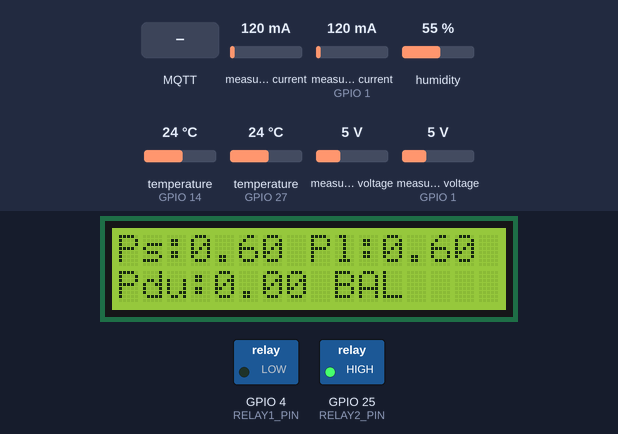
The sketch below on a simulated ESP32. Parts: 16×2 character LCD, switched loads named in the sketch (green lamp = pin HIGH). The test bench sets the inputs (shaded band); at power-on: measured current 120 mA, measured voltage (sensor on GPIO 1) 5 V, measured current (sensor on GPIO 1) 120 mA, humidity 55 %, temperature (sensors on GPIO 14, GPIO 27) 24 °C, measured voltage 5 V. WiFi joins after 1.5 s; servers stay silent unless stated; uploads are accepted with an empty reply; the local clock reads 2024-03-15 10:24:30 at power-on unless the sketch sets it; random numbers use the default seed unless the sketch sets one; no MQTT or app messages arrive unless stated; what the sketch prints to the serial monitor is not drawn.

Above: at 4.8 s.
4.9 s: MQTT message "TRADE_SUCCESS" arrives on the first subscribed topic
At 6.0 s:
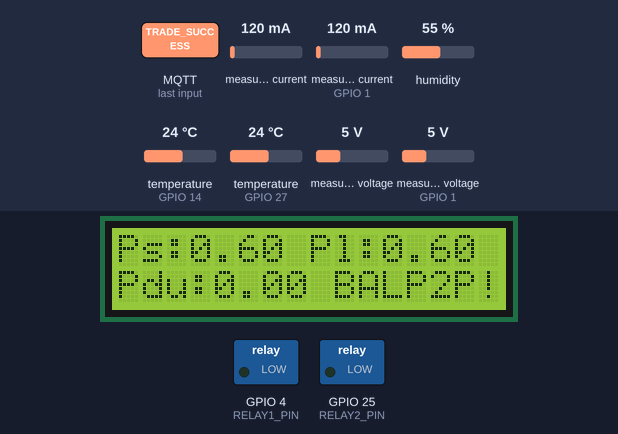
8.7 s: measured current (sensor 0) set to 40 mA
At 10.5 s:
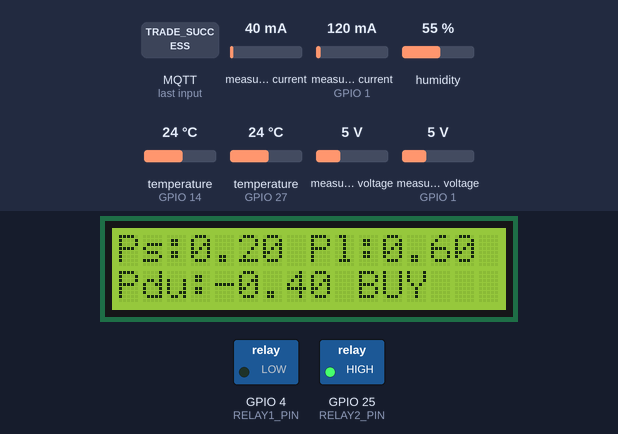
11.4 s: measured voltage (sensor on GPIO 1) set to 0.3 V
At 13.3 s:
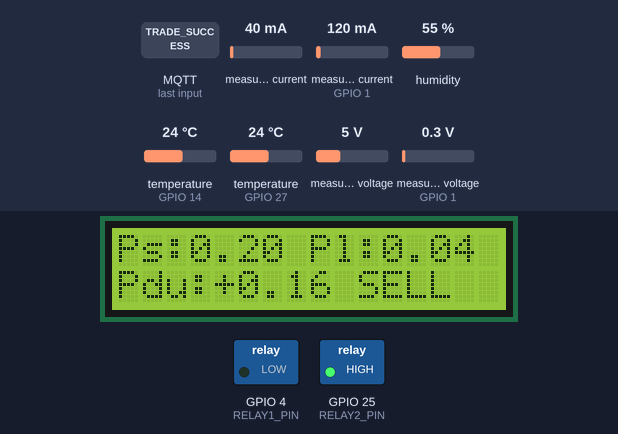
14.0 s: MQTT message "TRADE_SUCCESS" arrives on the first subscribed topic
At 14.4 s:
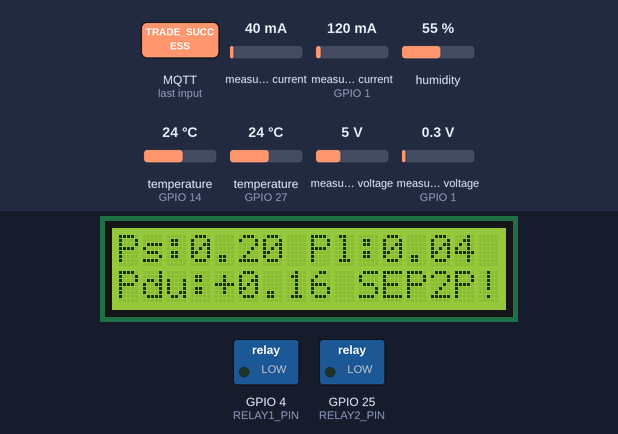
18.2 s: MQTT message "CUT_POWER" arrives on the first subscribed topic
At 19.2 s:
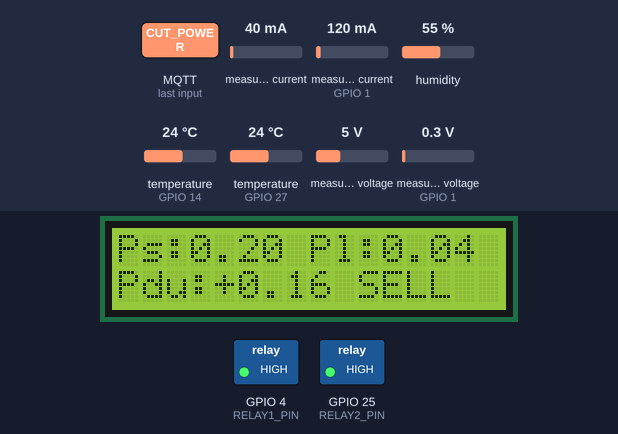
19.7 s: measured current (sensor on GPIO 1) set to 500 mA
At 22.8 s:
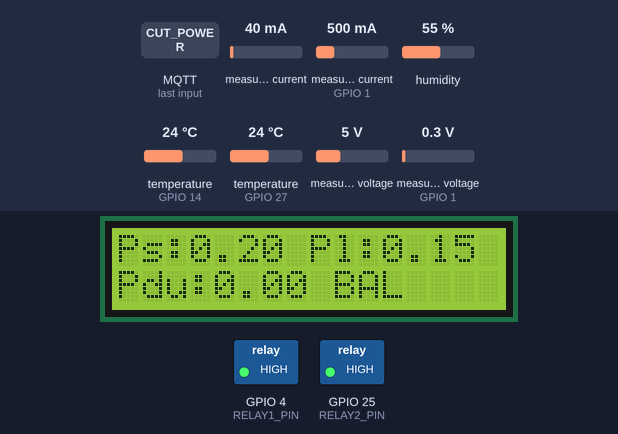
Timing chart, 0 to 23.9 s (numbered marks = the images above; inputs shaded):
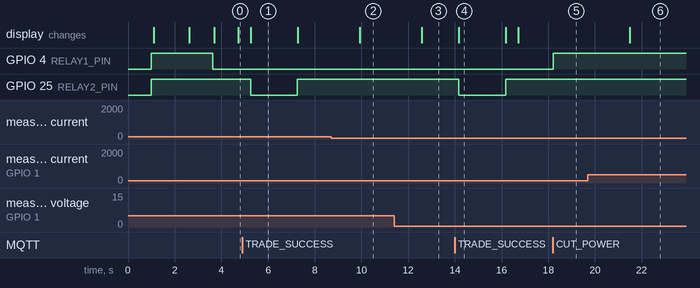

Measured:
- after the input at 4.9 s, GPIO 25 (RELAY2_PIN): HIGH → LOW after 0.36 s, → HIGH 2.0 s later; the display: changes after 0.36 s (image 1)
- after the input at 8.7 s, the display: changes after 1.2 s (image 2)
- after the input at 11.4 s, the display: changes after 1.2 s (image 3)
- after the input at 14.0 s, GPIO 25 (RELAY2_PIN): HIGH → LOW after 0.17 s, → HIGH 2.0 s later; the display: changes after 0.17 s (image 4)
- after the input at 18.2 s, GPIO 4 (RELAY1_PIN): LOW → HIGH at once
- after the input at 19.7 s, the display: changes after 1.8 s (image 6)
- what the display in image 1 shows lasts 2.0 s, from 5.3 s to 7.3 s

The sketch:

blockchainV2.ino
```cpp
#include <WiFi.h>
#include <WiFiManager.h>
#include <Wire.h>
#include <Adafruit_INA219.h>
#include <LiquidCrystal_I2C.h>
#include <PubSubClient.h>
#include <DHT.h>
#include <OneWire.h>
#include <DallasTemperature.h>
#include <time.h>
#include <HTTPClient.h>
#include <WiFiClientSecure.h>

// ================= CẤU HÌNH HỆ THỐNG =================
const char* mqtt_server = "broker.hivemq.com";
const int   mqtt_port = 1883;
WiFiClient espClient;
PubSubClient client(espClient);


const String FIREBASE_URL = "https://blockchain-6d10b-default-rtdb.asia-southeast1.firebasedatabase.app";

// Cấu hình thời gian NTP (Giờ Việt Nam UTC+7)
const char* ntpServer = "pool.ntp.org";
const long  gmtOffset_sec = 7 * 3600;
const int   daylightOffset_sec = 0;

// ================= CẤU HÌNH PHẦN CỨNG =================
// 1. INA219
Adafruit_INA219 ina219_phat(0x40);    // Module 1 (Nguồn phát - Ps)
Adafruit_INA219 ina219_tieuthu(0x41); // Module 2 (Tải tiêu thụ - Pl)

// 2. LCD 16x02
LiquidCrystal_I2C lcd(0x27, 16, 2);

// 3. Relay (Kích mức LOW)
#define RELAY1_PIN  4   // Tải nội bộ (Quạt/LED)
#define RELAY2_PIN  25  // Lưới P2P (Bán điện)

// 4. Cảm biến Nhiệt độ
#define DHTPIN 14
#define DHTTYPE DHT11
DHT dht(DHTPIN, DHTTYPE);

#define ONE_WIRE_BUS 27
OneWire oneWire(ONE_WIRE_BUS);
DallasTemperature ds18b20(&oneWire);

// ================= BIẾN TOÀN CỤC & MUTEX =================
unsigned long sample_id = 1;

float v_solar = 0.0, i_solar = 0.0, p_solar = 0.0;
float v_load = 0.0,  i_load = 0.0,  p_load = 0.0;
float temp_env = 0.0, hum_env = 0.0, temp_panel = 0.0;
float p_du = 0.0;

bool trade_active = false;

SemaphoreHandle_t dataMutex;

// ================= HÀM CALLBACK MQTT NHẬN LỆNH =================
void mqttCallback(char* topic, byte* payload, unsigned int length) {
  String msg = "";
  for (int i = 0; i < length; i++) {
    msg += (char)payload[i];
  }
  Serial.print("Lenh Smart Contract: ");
  Serial.println(msg);

  if (msg == "TRADE_SUCCESS") {
    trade_active = true;
  }
  else if (msg == "CUT_POWER") {
    digitalWrite(RELAY1_PIN, HIGH); // Ngắt tải
  }
  else if (msg == "RESTORE_POWER") {
    digitalWrite(RELAY1_PIN, LOW);  // Mở lại tải
  }
}

// ================= TASK 1: ĐỌC CẢM BIẾN (Mỗi 500ms) =================
void TaskSensor(void *pvParameters) {
  for (;;) {
    // Đo nguồn phát
    float v1 = ina219_phat.getBusVoltage_V();
    float i1 = ina219_phat.getCurrent_mA();
    float p1 = ina219_phat.getPower_mW();

    // Đo tải tiêu thụ
    float v2 = ina219_tieuthu.getBusVoltage_V();
    float i2 = ina219_tieuthu.getCurrent_mA();
    float p2 = ina219_tieuthu.getPower_mW();

    // Đo môi trường
    float h = dht.readHumidity();
    float t = dht.readTemperature();
    ds18b20.requestTemperatures();
    float tp = ds18b20.getTempCByIndex(0);

    // Cập nhật dữ liệu vào biến toàn cục qua Mutex
    if (xSemaphoreTake(dataMutex, portMAX_DELAY)) {
      v_solar = v1; i_solar = i1; p_solar = p1 / 1000.0;
      v_load  = v2; i_load  = i2; p_load  = p2 / 1000.0;

      p_du = p_solar - p_load;

      if (!isnan(h) && !isnan(t)) {
        temp_env = t; hum_env = h;
      }
      if (tp != DEVICE_DISCONNECTED_C) {
        temp_panel = tp;
      }
      xSemaphoreGive(dataMutex);
    }
    vTaskDelay(500 / portTICK_PERIOD_MS);
  }
}

// ================= TASK 2: HIỂN THỊ & ĐIỀU KHIỂN (Mỗi 500ms) =================
void TaskDisplay(void *pvParameters) {
  for (;;) {
    float lp_sol, lp_lod, lp_du;

    if (xSemaphoreTake(dataMutex, portMAX_DELAY)) {
      lp_sol = p_solar; lp_lod = p_load; lp_du = p_du;
      xSemaphoreGive(dataMutex);
    }

    lcd.setCursor(0, 0);
    lcd.printf("Ps:%.2f Pl:%.2f  ", lp_sol, lp_lod);

    lcd.setCursor(0, 1);
    if (lp_du > 0.05) {
      lcd.printf("Pdu:+%.2f SELL ", lp_du);
    } else if (lp_du < -0.05) {
      lcd.printf("Pdu:%.2f BUY   ", lp_du);
    } else {
      lcd.printf("Pdu:0.00 BAL   ");
    }

    if (trade_active) {
      lcd.setCursor(12, 1);
      lcd.print("P2P!");
      digitalWrite(RELAY2_PIN, LOW);
      vTaskDelay(2000 / portTICK_PERIOD_MS);
      digitalWrite(RELAY2_PIN, HIGH);
      lcd.setCursor(12, 1);
      lcd.print("    ");
      trade_active = false;
    }

    vTaskDelay(500 / portTICK_PERIOD_MS);
  }
}

// ================= TASK 3: MQTT & ĐẨY DỮ LIỆU JSON =================
void TaskMQTT(void *pvParameters) {
  for (;;) {
    if (WiFi.status() == WL_CONNECTED) {
      if (!client.connected()) {
        String clientId = "ESP32SmartEnergy-" + String(random(0, 1000));
        if (client.connect(clientId.c_str())) {
          client.subscribe("p2p/smart_contract");
        }
      } else {
        client.loop();

        static unsigned long lastMsg = 0;
        unsigned long now = millis();

        if (now - lastMsg > 15000) {
          lastMsg = now;

          float t_v_sol, t_i_sol, t_p_sol, t_v_lod, t_i_lod, t_p_lod;
          float t_env, t_pan, irradiance;

          if (xSemaphoreTake(dataMutex, (TickType_t)10)) {
            t_v_sol = v_solar; t_i_sol = i_solar; t_p_sol = p_solar;
            t_v_lod = v_load;  t_i_lod = i_load;  t_p_lod = p_load;
            t_env = temp_env;  t_pan = temp_panel;
            xSemaphoreGive(dataMutex);
          }

          irradiance = (t_p_sol / 3.0) * 1000.0;

          if (isnan(t_v_sol)) t_v_sol = 0.0;
          if (isnan(t_i_sol)) t_i_sol = 0.0;
          if (isnan(t_p_sol)) t_p_sol = 0.0;
          if (isnan(t_v_lod)) t_v_lod = 0.0;
          if (isnan(t_i_lod)) t_i_lod = 0.0;
          if (isnan(t_p_lod)) t_p_lod = 0.0;
          if (isnan(irradiance)) irradiance = 0.0;
          if (isnan(t_env)) t_env = 0.0;
          if (isnan(t_pan)) t_pan = 0.0;

          struct tm timeinfo;
          char timeStringBuff[30];
          if(!getLocalTime(&timeinfo)){
            strcpy(timeStringBuff, "N/A");
          } else {
            strftime(timeStringBuff, sizeof(timeStringBuff), "%Y-%m-%d %H:%M:%S", &timeinfo);
          }

          char msg[400];
          snprintf(msg, sizeof(msg),
            "{\"metadata\":{\"sample_id\":%lu,\"timestamp\":\"%s\"},"
            "\"electrical\":{\"v_solar\":%.2f,\"i_solar\":%.2f,\"p_solar\":%.2f,\"v_load\":%.2f,\"i_load\":%.2f,\"p_load\":%.2f},"
            "\"environment\":{\"irradiance\":%.1f,\"temp_panel\":%.1f,\"temp_ambient\":%.1f}}",
            sample_id, timeStringBuff,
            t_v_sol, t_i_sol, t_p_sol, t_v_lod, t_i_lod, t_p_lod,
            irradiance, t_pan, t_env);

          client.publish("p2p/sensor_data", msg);
          Serial.println(msg);

          WiFiClientSecure secureClient;
          secureClient.setInsecure();

          HTTPClient http;

          // --- THƯ MỤC 1: Lịch sử dữ liệu vĩnh viễn (POST) ---
          String url_history = FIREBASE_URL + "/sensor_data_history.json";
          http.begin(secureClient, url_history);
          http.addHeader("Content-Type", "application/json");
          int httpCode1 = http.POST(msg);
          http.end();

          // --- THƯ MỤC 2: Bộ đệm 10 mẫu gần nhất cho AI (PUT xoay vòng) ---
          // Thuật toán chia lấy dư: Mẫu 1 vào record_0, Mẫu 10 vào record_9, Mẫu 11 đè lên record_0
          int recent_index = (sample_id - 1) % 10;
          String url_recent = FIREBASE_URL + "/sensor_data_recent/record_" + String(recent_index) + ".json";

          http.begin(secureClient, url_recent);
          http.addHeader("Content-Type", "application/json");
          int httpCode2 = http.PUT(msg);
          http.end();

          if (httpCode1 > 0 && httpCode2 > 0) {
            Serial.printf("-> Firebase OK | History: %d | Recent(Vi tri %d): %d\n", httpCode1, recent_index, httpCode2);
          } else {
            Serial.printf("-> Firebase Loi | History: %d | Recent: %d\n", httpCode1, httpCode2);
          }

          sample_id++;
        }
      }
    }
    vTaskDelay(50 / portTICK_PERIOD_MS);
  }
}

// ================= SETUP HỆ THỐNG CỐT LÕI =================
void setup() {
  Serial.begin(115200);
  delay(1000);
  Serial.println("\n--- KHOI DONG HE THONG P2P ENERGY ---");

  Wire.begin();

  pinMode(RELAY1_PIN, OUTPUT);
  pinMode(RELAY2_PIN, OUTPUT);
  digitalWrite(RELAY1_PIN, HIGH);
  digitalWrite(RELAY2_PIN, HIGH);

  lcd.init();
  lcd.backlight();
  lcd.setCursor(0, 0);
  lcd.print("Bat WiFi tren DT");
  lcd.setCursor(0, 1);
  lcd.print("Ket noi: ESP_P2P");

  WiFiManager wm;
  bool res = wm.autoConnect("ESP_P2P");
  if(!res) {
    Serial.println("Loi ket noi WiFi, dang Reset...");
    ESP.restart();
  }

  lcd.clear();
  lcd.setCursor(0, 0);
  lcd.print("WiFi Connected!");
  Serial.println("WiFi Connected!");
  delay(1000);

  configTime(gmtOffset_sec, daylightOffset_sec, ntpServer);

  dht.begin();
  ds18b20.begin();

  if (!ina219_phat.begin()) {
    Serial.println("Loi: Thieu INA219 Nguon phat (0x40)");
  }
  if (!ina219_tieuthu.begin()) {
    Serial.println("Loi: Thieu INA219 Tai tieu thu (0x41)");
  }

  client.setServer(mqtt_server, mqtt_port);
  client.setCallback(mqttCallback);

  digitalWrite(RELAY1_PIN, LOW);

  dataMutex = xSemaphoreCreateMutex();
  xTaskCreatePinnedToCore(TaskSensor,  "Sensor",  4096, NULL, 2, NULL, 1);
  xTaskCreatePinnedToCore(TaskDisplay, "Display", 4096, NULL, 1, NULL, 1);
  xTaskCreatePinnedToCore(TaskMQTT,    "MQTT",    8192, NULL, 1, NULL, 0);
}

void loop() {
  vTaskDelete(NULL);
}
```
